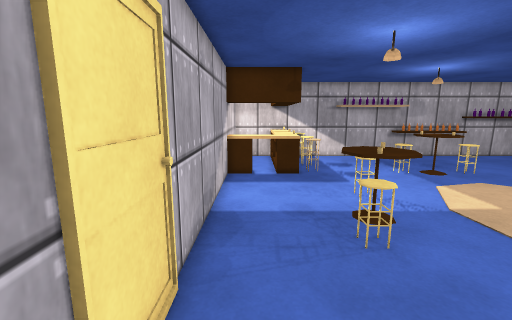
View 1 (above)

16 first-person views from a walk through a scene from a Unity 3-D project. The camera is 1.4 m above the floor, tilts 10° down and sees 90° across. The floor is counted in squares, 0.38 m on a side. Each view is taken from the middle of a square. On the plan, view 1 faces up. The plan holds only what a view shows up to about 20 squares ahead; the rest is blank. The player is left out. Surface patterns are stand-ins for the level's own textures.

View 2
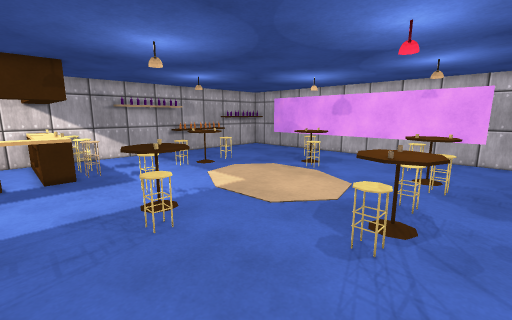

View 3
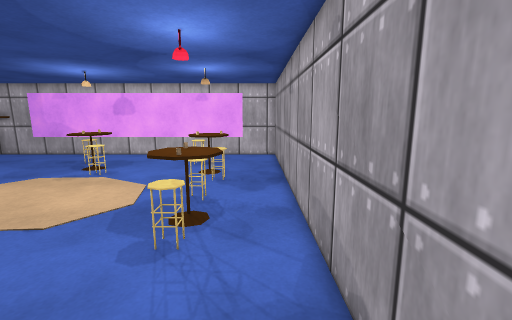

View 4
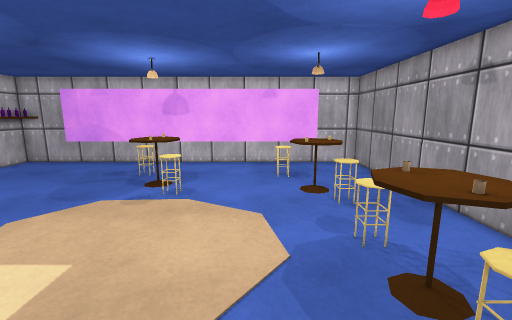

View 5
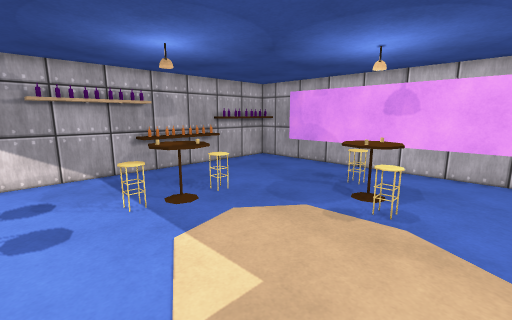

View 6
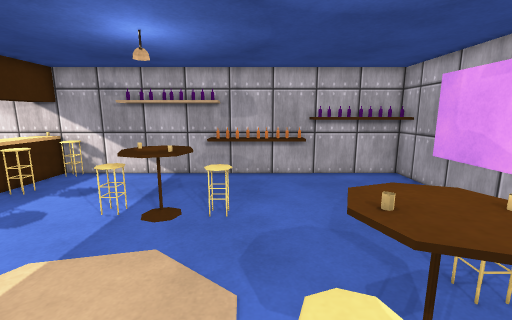

View 7
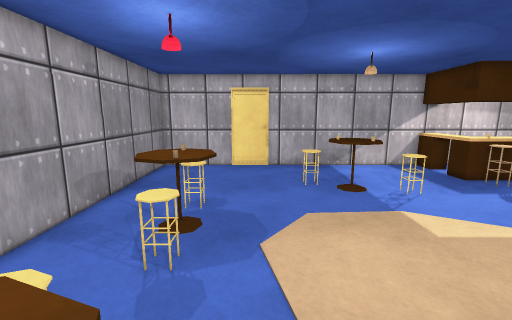

View 8
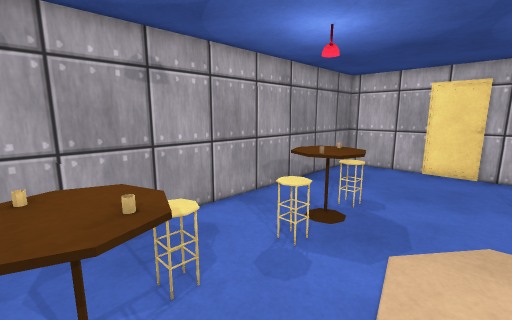

View 9
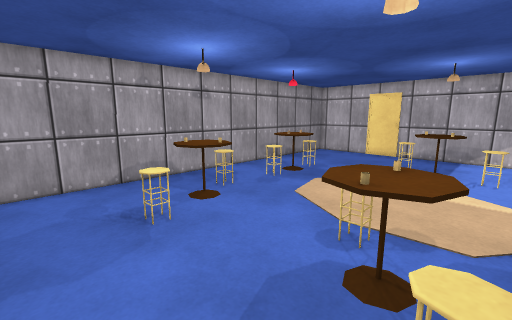

View 10
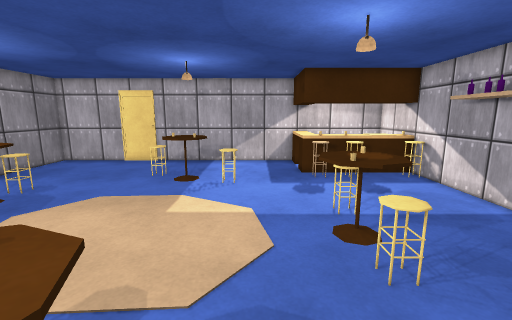

View 11
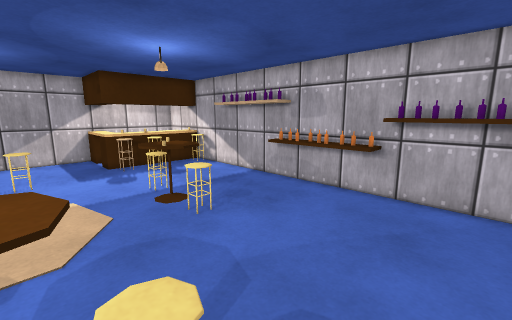

View 12
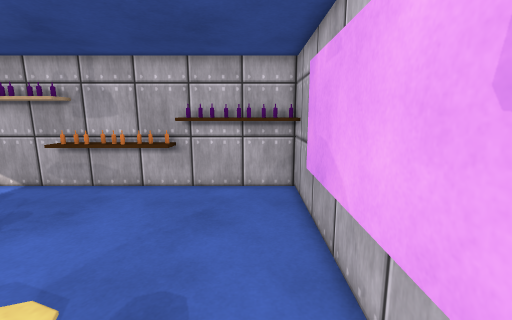

View 13
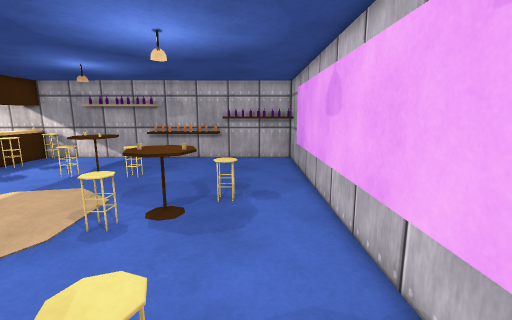

View 14
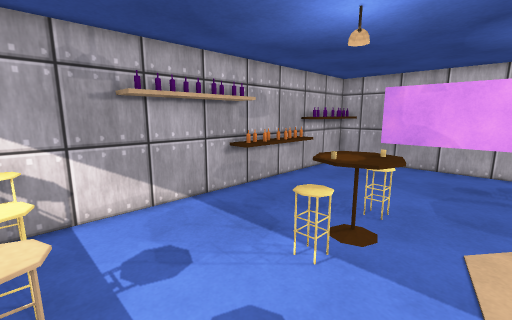

View 15
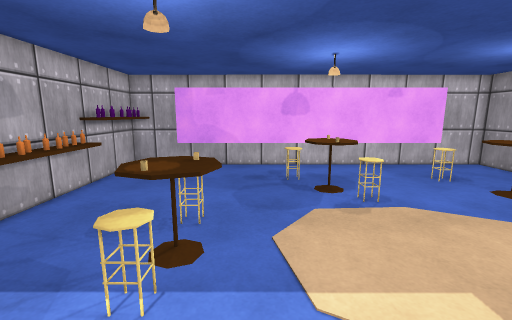

View 16
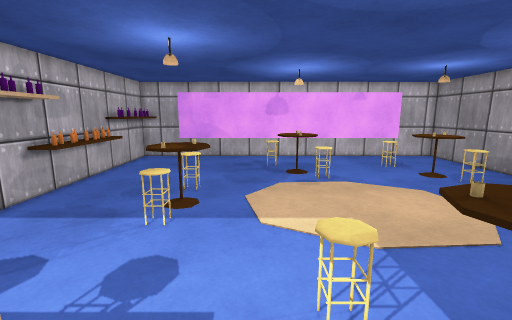

### Floor plan
Key: @ floor where view 1 was taken; # wall or solid block; . floor; = window, fence, low wall or low ledge; T thing the floor can be seen under or through; A table.
Columns run from 2 left of view 1 to 24 right of it. Each row starts with its distance up from view 1.
 23     ##################
 22     ###..##################
 21     #=....................#
 20     #=....................#
 19     ###...................#
 18      ##...................#
 17 #######....TTTTTT.........#
 16 #=##=##....TTTTTT.........#
 15 #............AT...........#
 14 #.........................#
 13 #.........................#
 12 #......TT..........TTTT...#
 11 #......TT.........TTTTT...#
 10 #.... TT..........TTTT....#
  9 #....TTT.........=TTT.....#
  8 #....TTT..................#
  7 #....TT...................#
  6 #.........................#
  5 #.........................#
  4 #....................TT...#
  3 #......... T.....TAT TT...#
  2 #....... TTTTA..TTTTT.....#
  1 #....... TTTTT..TTTT .....#
  0 #.@.......TT..............#
 -1 #.........................#
 -2 #.........................#
 -3 ###########################

Positions as (right, up) in squares from view 1, and headings:
1: (0, 0), facing up
2: (0, -1), facing up-right
3: (0, -1), facing right
4: (4, 5), facing right
5: (6, 6), facing up-right
6: (15, 7), facing up
7: (17, 4), facing left
8: (17, 6), facing down-left
9: (23, 12), facing down-left
10: (19, 13), facing left
11: (22, 11), facing up-left
12: (22, 10), facing up
13: (21, 1), facing up
14: (4, 13), facing up-right
15: (5, 14), facing right
16: (1, 13), facing right
